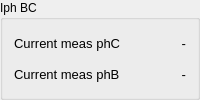
              <widget class="QGroupBox" name="groupBox_axis_config_3">
               <property name="maximumSize">
                <size>
                 <width>16777215</width>
                 <height>16777215</height>
                </size>
               </property>
               <property name="title">
                <string>Iph BC</string>
               </property>
               <layout class="QGridLayout" name="gridLayout_28">
                <item row="0" column="0">
                 <layout class="QGridLayout" name="gridLayout_38">
                  <item row="1" column="0">
                   <widget class="QLabel" name="label_currentMeasPhB">
                    <property name="font">
                     <font>
                      <pointsize>10</pointsize>
                     </font>
                    </property>
                    <property name="text">
                     <string>Current meas phB</string>
                    </property>
                   </widget>
                  </item>
                  <item row="0" column="0">
                   <widget class="QLabel" name="label_currentMeasPhC">
                    <property name="font">
                     <font>
                      <pointsize>10</pointsize>
                     </font>
                    </property>
                    <property name="text">
                     <string>Current meas phC</string>
                    </property>
                   </widget>
                  </item>
                  <item row="0" column="1">
                   <widget class="QLabel" name="label_currentMeasPhCValue_axis0">
                    <property name="font">
                     <font>
                      <pointsize>10</pointsize>
                     </font>
                    </property>
                    <property name="text">
                     <string>-</string>
                    </property>
                    <property name="alignment">
                     <set>Qt::AlignRight|Qt::AlignTrailing|Qt::AlignVCenter</set>
                    </property>
                   </widget>
                  </item>
                  <item row="1" column="1">
                   <widget class="QLabel" name="label_currentMeasPhBValue_axis0">
                    <property name="font">
                     <font>
                      <pointsize>10</pointsize>
                     </font>
                    </property>
                    <property name="text">
                     <string>-</string>
                    </property>
                    <property name="alignment">
                     <set>Qt::AlignRight|Qt::AlignTrailing|Qt::AlignVCenter</set>
                    </property>
                   </widget>
                  </item>
                 </layout>
                </item>
               </layout>
              </widget>
